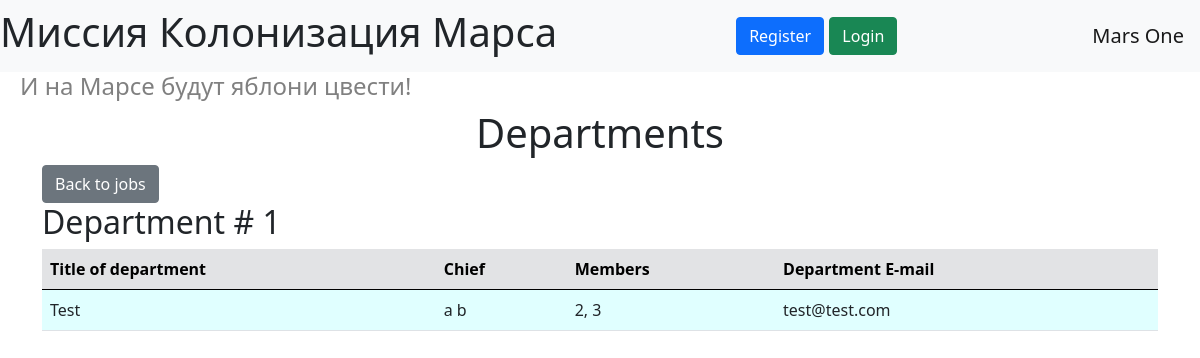
/departments, run on an earlier commit of the app's database.
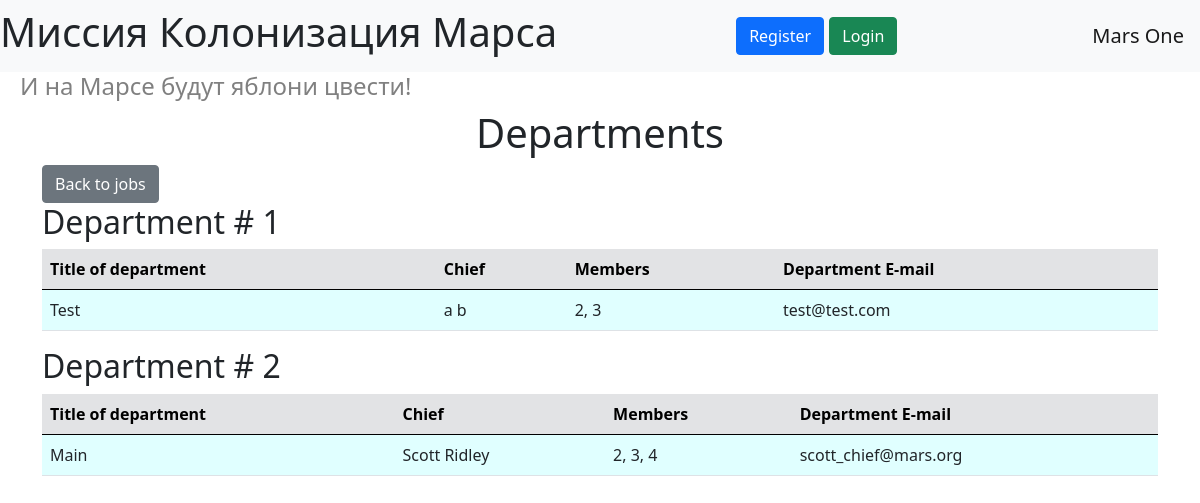
And on a later commit of the database.
### data/models.py (models this page shows, shortened)
class Department(SqlAlchemyBase):
    __tablename__ = 'departments'
    id = sqlalchemy.Column(sqlalchemy.Integer,
                           primary_key=True, autoincrement=True)
    chief_id = sqlalchemy.Column(sqlalchemy.Integer, sqlalchemy.ForeignKey('users.id'))
    chief = sqlalchemy.orm.relationship('User')
    title = sqlalchemy.Column(sqlalchemy.String)
    members = sqlalchemy.Column(sqlalchemy.String)
    email = sqlalchemy.Column(sqlalchemy.String, unique=True)

class User(SqlAlchemyBase, UserMixin):
    __tablename__ = 'users'
    id = sqlalchemy.Column(sqlalchemy.Integer,
                           primary_key=True, autoincrement=True)
    surname = sqlalchemy.Column(sqlalchemy.String)
    name = sqlalchemy.Column(sqlalchemy.String)
    age = sqlalchemy.Column(sqlalchemy.Integer)
    position = sqlalchemy.Column(sqlalchemy.String)
    speciality = sqlalchemy.Column(sqlalchemy.String)
    address = sqlalchemy.Column(sqlalchemy.String)
    email = sqlalchemy.Column(sqlalchemy.String, unique=True)
    hashed_password = sqlalchemy.Column(sqlalchemy.String, nullable=True)
    modified_date = sqlalchemy.Column(sqlalchemy.DateTime,
                                      default=datetime.datetime.now)
    def __str__(self):
        return f'{self.surname} {self.name}'

### main.py (the view)
@app.route('/departments')
def departments():
    return render_template('departments.html', title='Departments',
                           departments=session.query(Department).all(),
                           message=request.args.get('message'),
                           message_type=request.args.get('message_type'))

### templates/departments.html (shortened to what this page needs)
{% extends 'base.html' %}
{% block content %}
    <h1 class="text-center">{{ title }}</h1>
    <a class="btn btn-secondary" href="/">Back to jobs</a>
    {% for dep in departments %}
        <h2>Department # {{ loop.index }}</h2>
        <table class="table">
            <thead>
                <tr class="table-secondary">
                    <th>Title of department</th>
                    <th>Chief</th>
                    <th>Members</th>
                    <th>Department E-mail</th>
                </tr>
            </thead>
            <tbody style="background-color: lightcyan">
                <tr>
                    <td>{{ dep.title }}</td>
                    <td>{{ dep.chief }}</td>
                    <td>{{ dep.members }}</td>
                    <td>{{ dep.email }}</td>
                </tr>
            </tbody>
        </table>
    {% endfor %}
{% endblock %}

### templates/base.html (shortened to what this page needs)
<!DOCTYPE html>
<html lang="en">
    <head>
        <link href="https://cdn.jsdelivr.net/npm/bootstrap@5.0.0-beta2/dist/css/bootstrap.min.css"
              rel="stylesheet"
>
        <link rel="stylesheet" type="text/css" href="{{ url_for('static', filename='css/style.css') }}"/>
    </head>
    <body>
        <header>
            <nav class="navbar navbar-light bg-light">
                <h1>Миссия Колонизация Марса</h1>
                {% if current_user.is_authenticated %}
                    <a class="navbar-brand" href="/logout">{{ current_user.name }} {{ current_user.surname }}</a>
                {% else %}
                    <div class="navbar-brand">
                        <a class="btn btn-primary" href="/register">Register</a>
                        <a class="btn btn-success" href="/login">Login</a>
                    </div>
                {% endif %}
                <a class="navbar-brand" href="/">Mars One</a>
            </nav>
        </header>
        <h4>И на Марсе будут яблони цвести!</h4>
        <main role="main" class="container">
            {% block content %}{% endblock %}
        </main>
    </body>
</html>

### static/css/style.css (style rules this page uses)
h4 { color: grey; margin-left: 20px; }

What changed in the data, as far as the page shows it:
added Department: title "Main", chief "Scott Ridley", members "2, 3, 4", email "scott_chief@mars.org"
